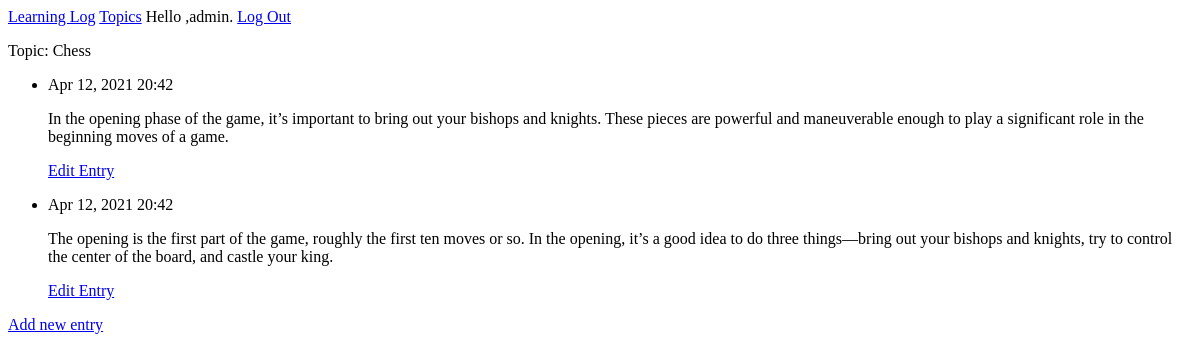
The page /topics/1/ (signed in) on the database as committed earlier.
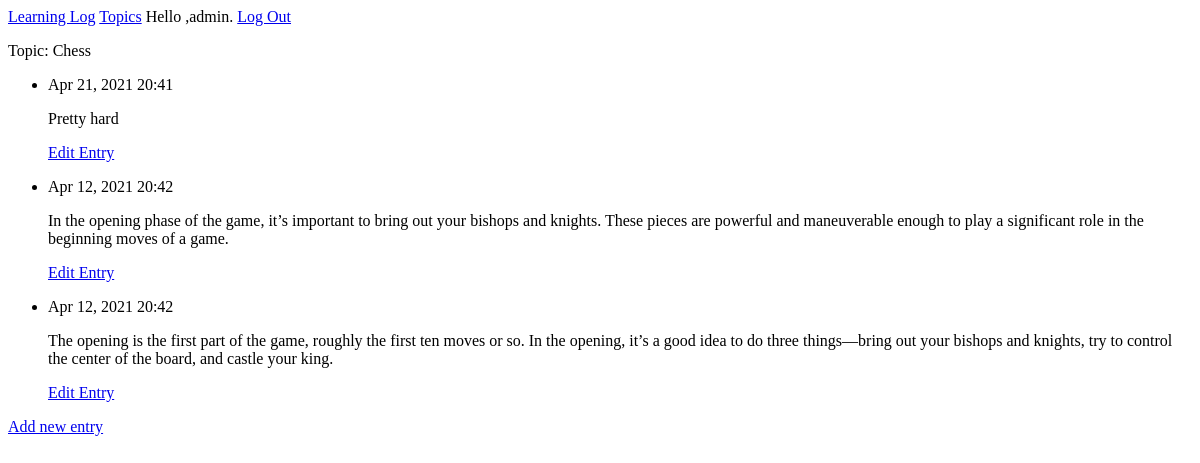
The same page on the database as committed later.
### MainApp/models.py (models this page shows, shortened)
class Topic(models.Model):
    text = models.CharField(max_length=200)
    date_added = models.DateTimeField(auto_now_add=True)
    owner = models.ForeignKey(User,on_delete=models.CASCADE)
    def __str__(self):
        return self.text

class Entry(models.Model):
    topic = models.ForeignKey(Topic, on_delete=models.CASCADE)
    text = models.TextField()
    date_added = models.DateTimeField(auto_now_add=True)
    class Meta:
        verbose_name_plural = 'entries'

### MainApp/views.py (the view)
# urls.py: path('topics/<int:topic_id>/', views.topic, name='topic'),
@login_required
def topic(request,topic_id):
    topic = Topic.objects.get(id=topic_id)
    entries = topic.entry_set.order_by('-date_added')
    if topic.owner != request.user:
        raise Http404
    context = {'topic':topic,'entries':entries}
    return render(request, 'MainApp/topic.html',context)

### MainApp/templates/MainApp/topic.html (shortened to what this page needs)
{% extends "MainApp/base.html" %}
{% block content %}
<p>
    Topic: {{topic}}
</p>
<ul>
    {%for entry in entries %}
    <li>
        <p>{{entry.date_added|date:'M d, Y H:i'}}</p>
        <p>{{entry.text | linebreaks}}</p>
        <p>
            <a href="{% url 'MainApp:edit_entry' entry.id%}">Edit Entry</a>
        </p>
    </li>
    <!-- {% empty %block}
    <li> There are no entries for this topic yet</li> -->
    {%endfor%}
</ul>
<p> <a href="{% url 'MainApp:new_entry' topic.id %}">Add new entry</a></p>
{%endblock content %}

### MainApp/templates/MainApp/base.html
<p>
    <a href="{% url 'MainApp:index' %}">Learning Log</a>
    <a href="{% url 'MainApp:topics' %}">Topics</a>
    {% if user.is_authenticated %}
    Hello ,{{user.username}}.
    <a href="{%url 'users:logout' %}">Log Out</a>
    {% else %}
    <a href="{%url 'users:register' %}">Register</a>
    <a href="{%url 'users:login' %}">Log In</a>
    {%endif%}
</p>
{%block content %}
{% endblock content %}

Rows that differ between the two databases and show on the page:
added Entry: date_added "Apr 21, 2021 20:41", text "Pretty hard"
